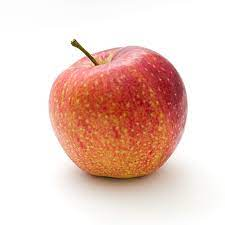
#> input picture images/apple.jpeg, 225 x 225 px, given in place of fresco.png, which was not available
$ python clicking_pixels.py
#> lines starting #> are read from the running program, lines starting #| are printed output that depends on the picture; pictures that were not available may be replaced by others from this repository, and a replacement may not be noted
### utils.py
import numpy as np
import matplotlib.pyplot as plt
def grayscale(img):
    img_gray = np.dot(img[...,:3]*255, [0.299, 0.587, 0.114]).astype(np.uint16)
    new_img_gray = np.stack((img_gray,)*3,axis=-1)
    assert(np.all(new_img_gray[:,:,0]==img_gray))
    assert(np.all(new_img_gray[:,:,1]==img_gray))
    assert(np.all(new_img_gray[:,:,2]==img_gray))
    return new_img_gray

img = plt.imread('images/fresco.png')
#> img is the input picture: shape (225, 225, 3); mean R, G, B 235.3, 205.5, 196
img = grayscale(img)
#> in grayscale, `img_gray = np.dot(img[...,:3]*255, [0.299, 0.587, 0.114]).astype(np.ui..`:
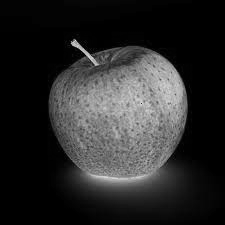
#> img_gray: shape (225, 225) uint16; min 0, max 223, mean 42
plt.imshow(img)
plt.axis('off')
plt.savefig('freso_bnw.png')

### clicking_pixels.py
import matplotlib.pyplot as plt
import numpy as np
from matplotlib.gridspec import GridSpec
from utils import grayscale


fig = plt.figure()
gs = GridSpec(2,3)
ax0 = fig.add_subplot(gs[0:2,0:2])
ax1 = fig.add_subplot(gs[0,2])
ax2 = fig.add_subplot(gs[1,2])
img = plt.imread("images/fresco.png")
img = grayscale(img)
wheel = plt.imread("images/color_wheel.jpeg")
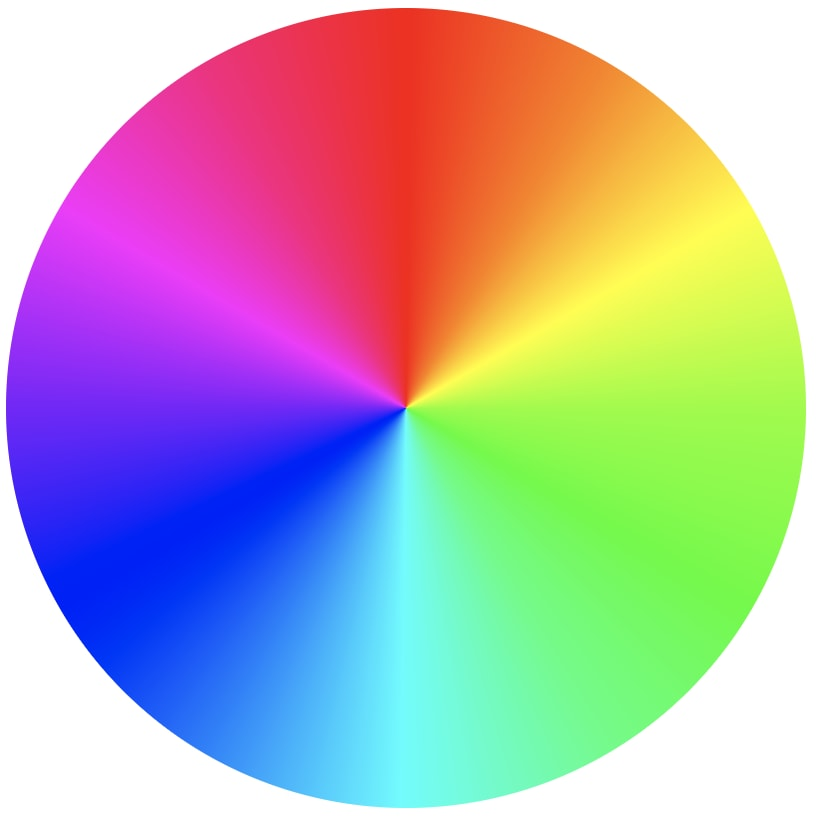
#> input picture images/color_wheel.jpeg, 824 x 818 px
#> wheel is the input picture: shape (818, 824, 3); mean R, G, B 180.5, 173.4, 178.3
selected_color = np.ones([2,2,3])*0
ax0.imshow(img)
ax1.imshow(wheel)
ax0.axis('off')
ax1.axis('off')
ax2.axis('off')
ax2.imshow(selected_color)
nx,ny,d = img.shape
#> nx = 225; ny = 225; d = 3
sc = [0,0,0]
def onclick(event):
    global sc
    print("clicked")
    if event.inaxes==ax0:
        x,y = event.xdata,event.ydata
        x,y = np.round(x).astype(int),np.round(y).astype(int)
        img[y:y+100,x:x+100,:] = sc
        print("clicked image")
        ax0.clear()
        ax0.imshow(img)
        ax0.axis('off')
    if event.inaxes == ax1:
        x,y = event.xdata,event.ydata
        x,y = np.round(x).astype(int),np.round(y).astype(int)
        sc = wheel[y,x]
        print("selected color is ", sc)
        selected_color = np.tile(sc,(2,2,1))
        ax2.imshow(selected_color)
        ax2.axis('off')
        print(selected_color.shape)
    fig.canvas.draw_idle()

cid = fig.canvas.mpl_connect('button_press_event', onclick)
plt.show()
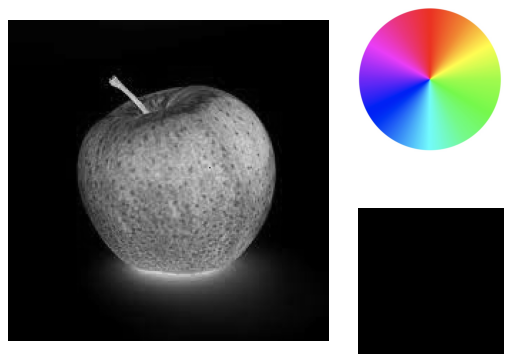
#> figure drawn by matplotlib, 3 panels
